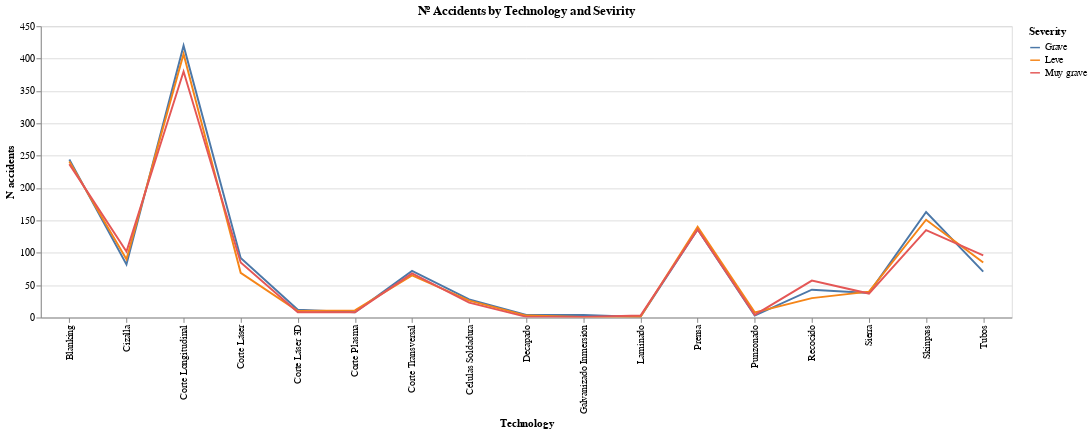

The cell this chart's notebook holds for it:
### Code cell
alt.Chart(n_employees_acc,title="Nº Accidents by Technology and Sevirity").mark_line().encode( 
    y = 'N accidents',
    x ='Technology',
    color='Severity').interactive() .properties(
    width=1000,
    height=300
)

### Figure 1 — Vega-Lite specification as saved in the notebook (floating-point values rounded to 4 significant figures)
{"config": {"view": {"continuousWidth": 400, "continuousHeight": 300}}, "data": {"name": "data-83252fa17be15f4b72a0795e619b1674"}, "mark": "line", "encoding": {"color": {"type": "nominal", "field": "Severity"}, "x": {"type": "nominal", "field": "Technology"}, "y": {"type": "quantitative", "field": "N accidents"}}, "height": 300, "selection": {"selector002": {"type": "interval", "bind": "scales", "encodings": ["x", "y"]}}, "title": "Nº Accidents by Technology and Sevirity", "width": 1000, "$schema": "https://vega.github.io/schema/vega-lite/v4.8.1.json", "datasets": {"data-83252fa17be15f4b72a0795e619b1674": [{"Technology": "Blanking", "Accident": "Yes", "Severity": "Grave", "N accidents": 244}, {"Technology": "Blanking", "Accident": "Yes", "Severity": "Leve", "N accidents": 241}, {"Technology": "Blanking", "Accident": "Yes", "Severity": "Muy grave", "N accidents": 237}, {"Technology": "Cizalla", "Accident": "Yes", "Severity": "Grave", "N accidents": 82}, {"Technology": "Cizalla", "Accident": "Yes", "Severity": "Leve", "N accidents": 90}, {"Technology": "Cizalla", "Accident": "Yes", "Severity": "Muy grave", "N accidents": 102}, {"Technology": "Corte Longitudinal", "Accident": "Yes", "Severity": "Grave", "N accidents": 420}, {"Technology": "Corte Longitudinal", "Accident": "Yes", "Severity": "Leve", "N accidents": 407}, {"Technology": "Corte Longitudinal", "Accident": "Yes", "Severity": "Muy grave", "N accidents": 380}, {"Technology": "Corte Láser", "Accident": "Yes", "Severity": "Grave", "N accidents": 92}, {"Technology": "Corte Láser", "Accident": "Yes", "Severity": "Leve", "N accidents": 69}, {"Technology": "Corte Láser", "Accident": "Yes", "Severity": "Muy grave", "N accidents": 85}, {"Technology": "Corte Láser 3D", "Accident": "Yes", "Severity": "Grave", "N accidents": 12}, {"Technology": "Corte Láser 3D", "Accident": "Yes", "Severity": "Leve", "N accidents": 10}, {"Technology": "Corte Láser 3D", "Accident": "Yes", "Severity": "Muy grave", "N accidents": 8}, {"Technology": "Corte Plasma", "Accident": "Yes", "Severity": "Grave", "N accidents": 8}, {"Technology": "Corte Plasma", "Accident": "Yes", "Severity": "Leve", "N accidents": 11}, {"Technology": "Corte Plasma", "Accident": "Yes", "Severity": "Muy grave", "N accidents": 8}, {"Technology": "Corte Transversal", "Accident": "Yes", "Severity": "Grave", "N accidents": 72}, {"Technology": "Corte Transversal", "Accident": "Yes", "Severity": "Leve", "N accidents": 65}, {"Technology": "Corte Transversal", "Accident": "Yes", "Severity": "Muy grave", "N accidents": 68}, {"Technology": "Células Soldadura", "Accident": "Yes", "Severity": "Grave", "N accidents": 28}, {"Technology": "Células Soldadura", "Accident": "Yes", "Severity": "Leve", "N accidents": 26}, {"Technology": "Células Soldadura", "Accident": "Yes", "Severity": "Muy grave", "N accidents": 23}, {"Technology": "Decapado", "Accident": "Yes", "Severity": "Grave", "N accidents": 4}, {"Technology": "Decapado", "Accident": "Yes", "Severity": "Leve", "N accidents": 3}, {"Technology": "Decapado", "Accident": "Yes", "Severity": "Muy grave", "N accidents": 1}, {"Technology": "Galvanizado Inmersión", "Accident": "Yes", "Severity": "Grave", "N accidents": 4}, {"Technology": "Galvanizado Inmersión", "Accident": "Yes", "Severity": "Leve", "N accidents": 1}, {"Technology": "Galvanizado Inmersión", "Accident": "Yes", "Severity": "Muy grave", "N accidents": 1}, {"Technology": "Laminado", "Accident": "Yes", "Severity": "Grave", "N accidents": 1}, {"Technology": "Laminado", "Accident": "Yes", "Severity": "Leve", "N accidents": 1}, {"Technology": "Laminado", "Accident": "Yes", "Severity": "Muy grave", "N accidents": 3}, {"Technology": "Prensa", "Accident": "Yes", "Severity": "Grave", "N accidents": 136}, {"Technology": "Prensa", "Accident": "Yes", "Severity": "Leve", "N accidents": 140}, {"Technology": "Prensa", "Accident": "Yes", "Severity": "Muy grave", "N accidents": 136}, {"Technology": "Punzonado", "Accident": "Yes", "Severity": "Grave", "N accidents": 3}, {"Technology": "Punzonado", "Accident": "Yes", "Severity": "Leve", "N accidents": 8}, {"Technology": "Punzonado", "Accident": "Yes", "Severity": "Muy grave", "N accidents": 4}, {"Technology": "Recocido", "Accident": "Yes", "Severity": "Grave", "N accidents": 43}, {"Technology": "Recocido", "Accident": "Yes", "Severity": "Leve", "N accidents": 30}, {"Technology": "Recocido", "Accident": "Yes", "Severity": "Muy grave", "N accidents": 57}, {"Technology": "Sierra", "Accident": "Yes", "Severity": "Grave", "N accidents": 38}, {"Technology": "Sierra", "Accident": "Yes", "Severity": "Leve", "N accidents": 40}, {"Technology": "Sierra", "Accident": "Yes", "Severity": "Muy grave", "N accidents": 37}, {"Technology": "Skinpass", "Accident": "Yes", "Severity": "Grave", "N accidents": 163}, {"Technology": "Skinpass", "Accident": "Yes", "Severity": "Leve", "N accidents": 151}, {"Technology": "Skinpass", "Accident": "Yes", "Severity": "Muy grave", "N accidents": 135}, {"Technology": "Tubos", "Accident": "Yes", "Severity": "Grave", "N accidents": 71}, {"Technology": "Tubos", "Accident": "Yes", "Severity": "Leve", "N accidents": 85}, {"Technology": "Tubos", "Accident": "Yes", "Severity": "Muy grave", "N accidents": 96}]}}
